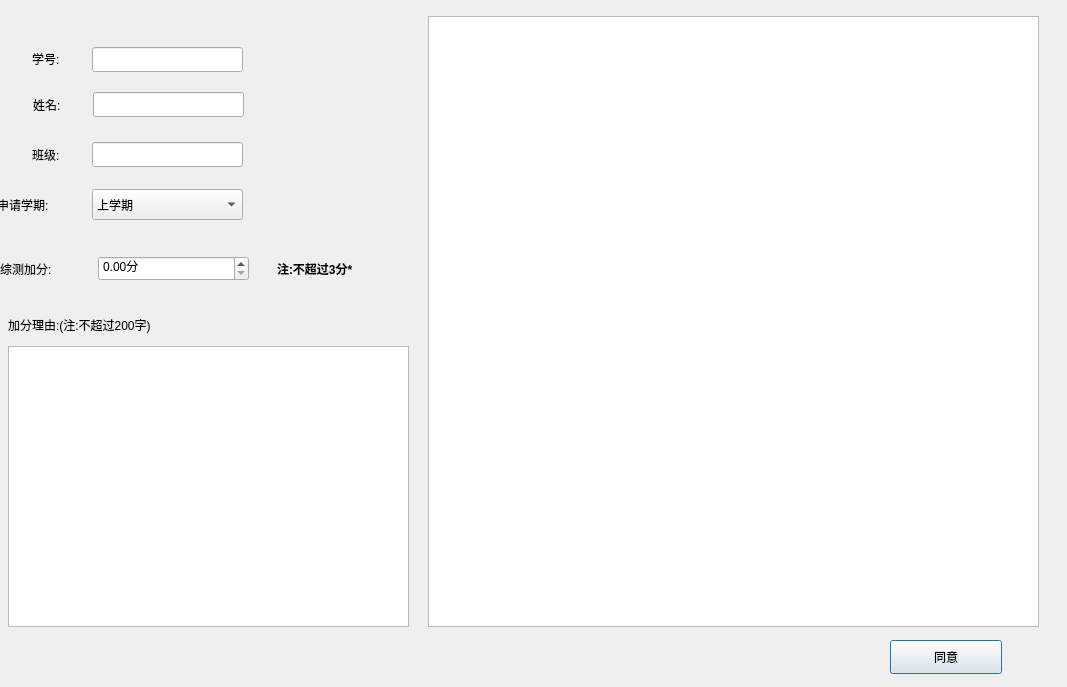
<?xml version="1.0" encoding="UTF-8"?>
<ui version="4.0">
 <class>AuditAddScore</class>
 <widget class="QDialog" name="AuditAddScore">
  <property name="geometry">
   <rect>
    <x>0</x>
    <y>0</y>
    <width>1067</width>
    <height>687</height>
   </rect>
  </property>
  <property name="windowTitle">
   <string>加分审核</string>
  </property>
  <widget class="QLineEdit" name="nameEdit">
   <property name="geometry">
    <rect>
     <x>93</x>
     <y>92</y>
     <width>151</width>
     <height>25</height>
    </rect>
   </property>
  </widget>
  <widget class="QLabel" name="label_7">
   <property name="geometry">
    <rect>
     <x>277</x>
     <y>260</y>
     <width>161</width>
     <height>18</height>
    </rect>
   </property>
   <property name="font">
    <font>
     <weight>75</weight>
     <bold>true</bold>
    </font>
   </property>
   <property name="text">
    <string>注:不超过3分*</string>
   </property>
  </widget>
  <widget class="QLabel" name="label_8">
   <property name="geometry">
    <rect>
     <x>8</x>
     <y>316</y>
     <width>231</width>
     <height>18</height>
    </rect>
   </property>
   <property name="text">
    <string>加分理由:(注:不超过200字)</string>
   </property>
  </widget>
  <widget class="QDoubleSpinBox" name="spinBox">
   <property name="geometry">
    <rect>
     <x>98</x>
     <y>256</y>
     <width>151</width>
     <height>25</height>
    </rect>
   </property>
   <property name="suffix">
    <string>分</string>
   </property>
   <property name="maximum">
    <double>3.000000000000000</double>
   </property>
  </widget>
  <widget class="QLabel" name="label_4">
   <property name="geometry">
    <rect>
     <x>33</x>
     <y>96</y>
     <width>81</width>
     <height>18</height>
    </rect>
   </property>
   <property name="text">
    <string>姓名:</string>
   </property>
  </widget>
  <widget class="QTableView" name="tableView">
   <property name="geometry">
    <rect>
     <x>428</x>
     <y>16</y>
     <width>611</width>
     <height>611</height>
    </rect>
   </property>
  </widget>
  <widget class="QLineEdit" name="classEdit">
   <property name="geometry">
    <rect>
     <x>92</x>
     <y>142</y>
     <width>151</width>
     <height>25</height>
    </rect>
   </property>
  </widget>
  <widget class="QLineEdit" name="idEdit">
   <property name="geometry">
    <rect>
     <x>92</x>
     <y>47</y>
     <width>151</width>
     <height>25</height>
    </rect>
   </property>
  </widget>
  <widget class="QPushButton" name="okBtn">
   <property name="geometry">
    <rect>
     <x>890</x>
     <y>640</y>
     <width>112</width>
     <height>34</height>
    </rect>
   </property>
   <property name="text">
    <string>同意</string>
   </property>
  </widget>
  <widget class="QPlainTextEdit" name="textEdit">
   <property name="geometry">
    <rect>
     <x>8</x>
     <y>346</y>
     <width>401</width>
     <height>281</height>
    </rect>
   </property>
  </widget>
  <widget class="QComboBox" name="comboBox">
   <property name="geometry">
    <rect>
     <x>92</x>
     <y>189</y>
     <width>151</width>
     <height>31</height>
    </rect>
   </property>
   <item>
    <property name="text">
     <string>上学期</string>
    </property>
   </item>
   <item>
    <property name="text">
     <string>下学期</string>
    </property>
   </item>
  </widget>
  <widget class="QLabel" name="label_5">
   <property name="geometry">
    <rect>
     <x>32</x>
     <y>146</y>
     <width>81</width>
     <height>18</height>
    </rect>
   </property>
   <property name="text">
    <string>班级:</string>
   </property>
  </widget>
  <widget class="QLabel" name="label_2">
   <property name="geometry">
    <rect>
     <x>32</x>
     <y>50</y>
     <width>81</width>
     <height>18</height>
    </rect>
   </property>
   <property name="text">
    <string>学号:</string>
   </property>
  </widget>
  <widget class="QLabel" name="label_6">
   <property name="geometry">
    <rect>
     <x>-3</x>
     <y>196</y>
     <width>81</width>
     <height>18</height>
    </rect>
   </property>
   <property name="text">
    <string>申请学期:</string>
   </property>
  </widget>
  <widget class="QLabel" name="label_9">
   <property name="geometry">
    <rect>
     <x>0</x>
     <y>260</y>
     <width>81</width>
     <height>18</height>
    </rect>
   </property>
   <property name="text">
    <string>综测加分:</string>
   </property>
  </widget>
 </widget>
 <resources/>
 <connections/>
</ui>
